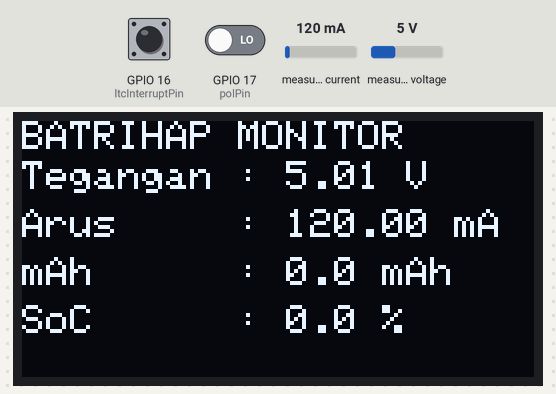
The sketch below on a simulated ESP32. On the bench: 128×64 one-colour display. The inputs (shaded band) are chosen by the test bench; at power-on: GPIO 16 (ltcInterruptPin) HIGH, measured current 120 mA, measured voltage 5 V, GPIO 17 (polPin) LOW. What the sketch prints to the serial monitor is not drawn.

Above: at 3.2 s.
3.3 s: GPIO 16 (ltcInterruptPin) pulled LOW for 0.15 s
At 4.1 s:
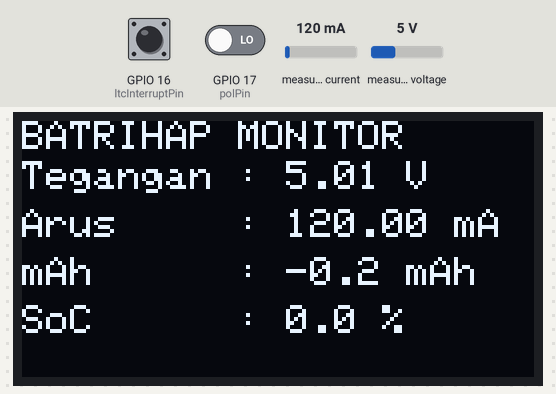
5.0 s: measured current set to 40 mA
At 6.2 s:
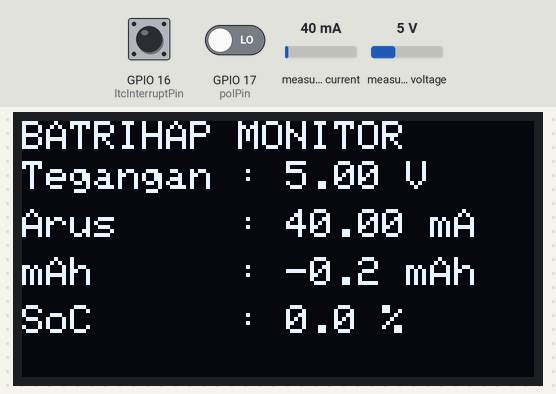
6.5 s: measured voltage set to 0.3 V
At 7.0 s:
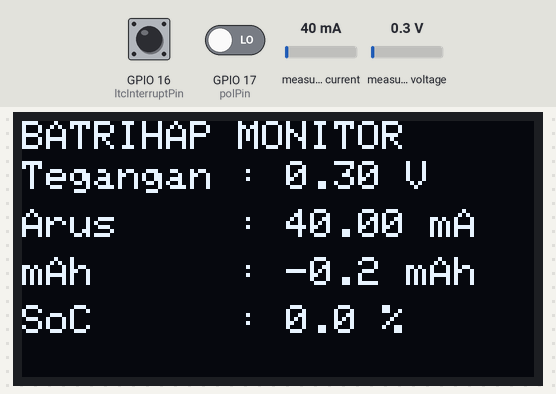
8.1 s: GPIO 16 (ltcInterruptPin) pulled LOW for 1 s
10.6 s: measured current set to 500 mA
At 11.6 s:
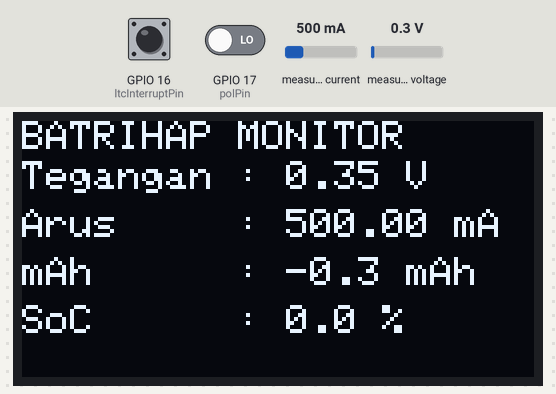
12.6 s: measured voltage set to 3.8 V
At 14.4 s:
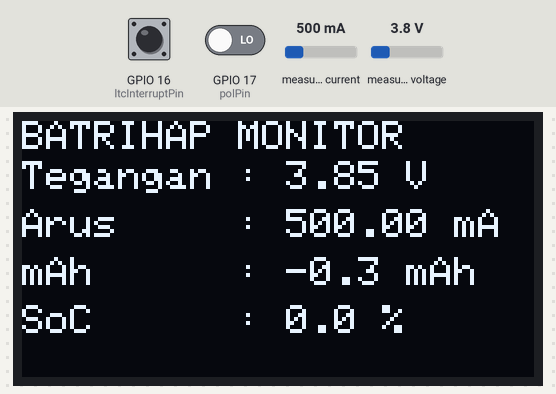
Timing chart, 0 to 15.6 s (numbered marks = the images above; inputs shaded):
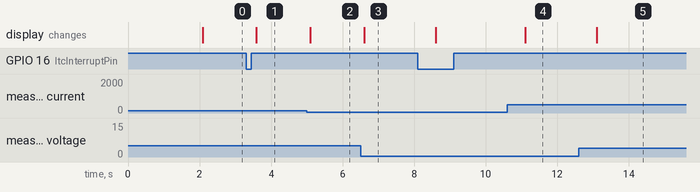

The sketch:

batrihap_without_rtos.ino
```cpp
#include <Arduino.h>
#include <Adafruit_GFX.h>
#include <Adafruit_SSD1306.h>
#include <Adafruit_INA219.h>
#include <Batrihap_image.h>
#include <Wire.h>

#define SCREEN_WIDTH  128
#define SCREEN_HEIGHT 64
#define OLED_RESET    -1

Adafruit_SSD1306 display(SCREEN_WIDTH, SCREEN_HEIGHT, &Wire, OLED_RESET);
Adafruit_INA219 ina219;

// === LTC4150 Setup ===
const int ltcInterruptPin = 16;
const int polPin          = 17;

volatile double battery_mAh     = 0.0;
volatile double battery_percent = 100.0;
volatile long int timestamp, lasttimestamp;
volatile double mA;

const double ah_quanta = 0.17067759;
double percent_quanta;
volatile boolean isrflag = false;

// Waktu task
unsigned long lastSensorRead   = 0;
unsigned long lastOledUpdate   = 0;
unsigned long lastSerialPrint  = 0;

const unsigned long SENSOR_INTERVAL  = 500;  // ms
const unsigned long OLED_INTERVAL    = 500;  // ms
const unsigned long SERIAL_INTERVAL  = 1000; // ms

// Data INA219
float busVoltage_V    = 0.0;
float shuntVoltage_mV = 0.0;
float current_mA      = 0.0;
float loadVoltage     = 0.0;

// Estimasi awal kapasitas baterai
float initial_mAh = 0.0;
float mAh_used    = 0.0;

// === Estimasi mAh awal berdasarkan tegangan ===
float estimateInitialmAhFromVoltage(float voltage) {
  voltage = constrain(voltage, 6.0, 8.4);
  return map(voltage * 100, 600, 840, 0, 6800); // tegangan dikali 100 untuk map()
}

// === ISR ===
void IRAM_ATTR myISR() {
  static bool polarity;
  lasttimestamp = timestamp;
  timestamp = micros();

  polarity = digitalRead(polPin);
  battery_mAh += polarity ? ah_quanta : -ah_quanta;
  battery_percent += polarity ? percent_quanta : -percent_quanta;

  mA = 614.4 / ((timestamp - lasttimestamp) / 1000000.0);
  if (polarity) mA *= -1;

  isrflag = true;
}

// === Splash Screen ===
void splashscreen() {
  display.clearDisplay();
  display.drawBitmap(0, 0, epd_bitmap_batrihap, 128, 64, WHITE);
  display.display();
  delay(2000);
  display.clearDisplay();
}

// === Serial Debug ===
void printStatusToSerial() {
  float SoC_coulomb = 100.0 * (battery_mAh) / initial_mAh;
  float SoC_voltage = map(busVoltage_V * 100, 600, 840, 0, 100);
  SoC_coulomb = constrain(SoC_coulomb, 0, 100);
  SoC_voltage = constrain(SoC_voltage, 0, 100);
  float SoC = min(SoC_coulomb, SoC_voltage);

  Serial.println("---------------------------------");
  Serial.printf("Tegangan               : %.2f V\n", loadVoltage);
  Serial.printf("Arus                   : %.2f mA\n", current_mA);
  Serial.printf("mAh (Coulomb count)    : %.1f\n", battery_mAh);
  Serial.printf("SoC berdasarkan coulomb: %.1f %%\n", SoC_coulomb);
  Serial.printf("SoC berdasarkan tegangan: %.1f %%\n", SoC_voltage);
  Serial.printf("SoC akhir (gabungan)   : %.1f %%\n", SoC);
  Serial.println("---------------------------------");
}

// === OLED Display ===
void displayStatusToOLED() {
  float SoC_coulomb = 100.0 * (battery_mAh) / initial_mAh;
  float SoC_voltage = map(busVoltage_V * 100, 600, 840, 0, 100);
  SoC_coulomb = constrain(SoC_coulomb, 0, 100);
  SoC_voltage = constrain(SoC_voltage, 0, 100);
  float SoC = min(SoC_coulomb, SoC_voltage);

  display.clearDisplay();
  display.setTextSize(1);
  display.setTextColor(WHITE);
  display.setCursor(0, 0);  display.println("BATRIHAP MONITOR");
  display.setCursor(0, 10); display.printf("Tegangan : %.2f V\n", loadVoltage);
  display.setCursor(0, 22); display.printf("Arus     : %.2f mA\n", current_mA);
  display.setCursor(0, 34); display.printf("mAh      : %.1f mAh\n", battery_mAh);
  display.setCursor(0, 46); display.printf("SoC      : %.1f %%\n", SoC);
  display.display();
}

void setup() {
  Serial.begin(115200);
  Wire.begin();

  if (!display.begin(SSD1306_SWITCHCAPVCC, 0x3C)) {
    Serial.println(F("OLED gagal diinisialisasi"));
    while (1);
  }

  if (!ina219.begin()) {
    Serial.println(F("INA219 gagal diinisialisasi"));
    while (1);
  }

  pinMode(ltcInterruptPin, INPUT);
  pinMode(polPin, INPUT);
  attachInterrupt(digitalPinToInterrupt(ltcInterruptPin), myISR, FALLING);

  splashscreen();

  // === Baca tegangan awal dan hitung mAh awal
  shuntVoltage_mV = ina219.getShuntVoltage_mV();
  busVoltage_V    = ina219.getBusVoltage_V();
  loadVoltage     = busVoltage_V + (shuntVoltage_mV / 1000.0);
  initial_mAh     = estimateInitialmAhFromVoltage(loadVoltage);
  battery_mAh     = initial_mAh;

  // Hitung kuanta persen
  percent_quanta = 1.0 / (initial_mAh / 1000.0 * 5859.0 / 100.0);
}

void loop() {
  unsigned long now = millis();

  if (now - lastSensorRead >= SENSOR_INTERVAL) {
    lastSensorRead = now;
    shuntVoltage_mV = ina219.getShuntVoltage_mV();
    busVoltage_V    = ina219.getBusVoltage_V();
    current_mA      = ina219.getCurrent_mA();
    loadVoltage     = busVoltage_V + (shuntVoltage_mV / 1000.0);
  }

  if (now - lastOledUpdate >= OLED_INTERVAL) {
    lastOledUpdate = now;
    displayStatusToOLED();
  }

  if (now - lastSerialPrint >= SERIAL_INTERVAL) {
    lastSerialPrint = now;
    printStatusToSerial();
  }
}
```

Source omitted: atrihap_image.h (data table, 6328 bytes)

Measured:
- after the input at 3.3 s, the display: changes after 0.29 s (image 1)
- after the input at 5.0 s, the display: changes after 0.09 s (image 2)
- after the input at 6.5 s, the display: changes after 0.11 s (image 3)
- after the input at 10.6 s, the display: changes after 0.51 s (image 4)
- after the input at 12.6 s, the display: changes after 0.51 s (image 5)
